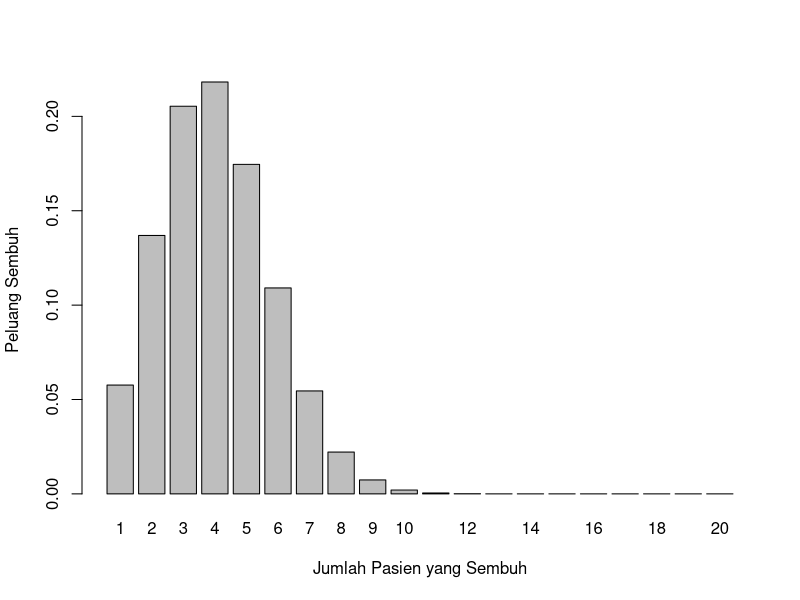

Here is the R script that generated this plot:
x = 20 #variabel sampel
y = 0.2 #variabel peluang sembuh
z = 0.8 #variabel peluang tidak sembuh didapat dari 1-0,2

# A
print(dbinom(4, x, y))

# B

pel <- dbinom(1:20, 20, 0.2)
data = data.frame(y=c(pel), x=c(1:20))
barplot(data$y, names.arg=data$x, ylab="Peluang Sembuh", xlab="Jumlah Pasien yang Sembuh")

# C
rata = 4*y
cat ("Rataan(??) = ", rata, "\n")
var = 4*y*z
cat ("Varian(??²) = ", var, "\n")
